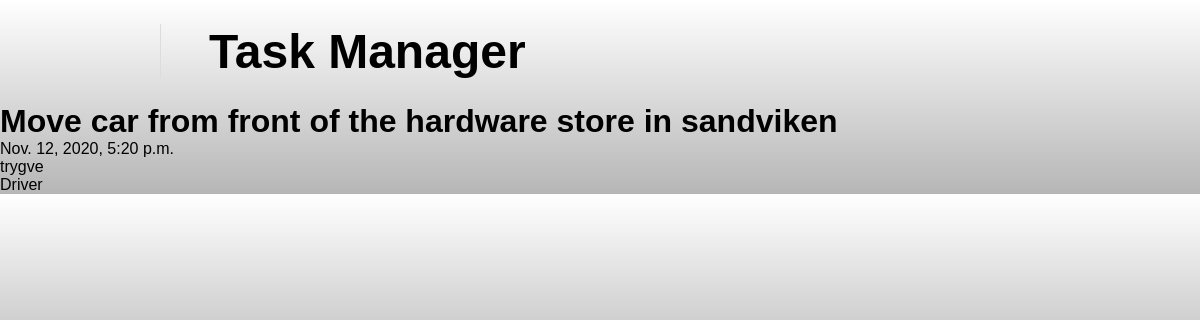
Page /posts_detail/2/ on the committed database.
### task_manager/models.py (models this page shows, shortened)
class Posts(Model):
    general_description = CharField(max_length=250)
    is_completed = BooleanField()
    is_important = BooleanField()
    datetime_posted = DateTimeField(default=timezone.now)
    expertise = ForeignKey(UserGroup, on_delete=CASCADE)
    author = ForeignKey(User, on_delete=CASCADE)
    is_inprogress = BooleanField(null=True)

class UserGroup(Model):
    group_details = TextField()
    def __str__(self):
        return self.group_details

### task_manager/views.py (the view)
# urls.py: path('posts_detail/<int:pk>/', views.PostDetailView.as_view(), name="posts-detail"),
class PostDetailView(DetailView):
    model = Posts

### task_manager/templates/task_manager/posts_detail.html (shortened to what this page needs)
{% extends 'task_manager/base.html' %}
{% block content %}
  <div class="tasks {% if task.is_important %}highlight{% endif %}">
       <h1 class="">{{object.general_description}}</h1>
       <p class="">{{object.datetime_posted}}</p>
      <p class="">{{object.author}}</p>
      {% if object.expertise %}
     <p class="">{{object.expertise}}</p>{% endif %}
    </div>
{% endblock %}

### task_manager/static/task_manager/style.css (style rules this page uses)
* { margin: 0; padding: 0; font-family: Arial, Helvetica, sans-serif; border: 0; background-color: inherit; }
body { background-image: linear-gradient(#ffffff, #b6b6b6); }

### rows in the picture
Posts: general_description "Move car from front of the hardware store in sandviken", datetime_posted "Nov. 12, 2020, 5:20 p.m.", author "trygve", expertise "Driver"
